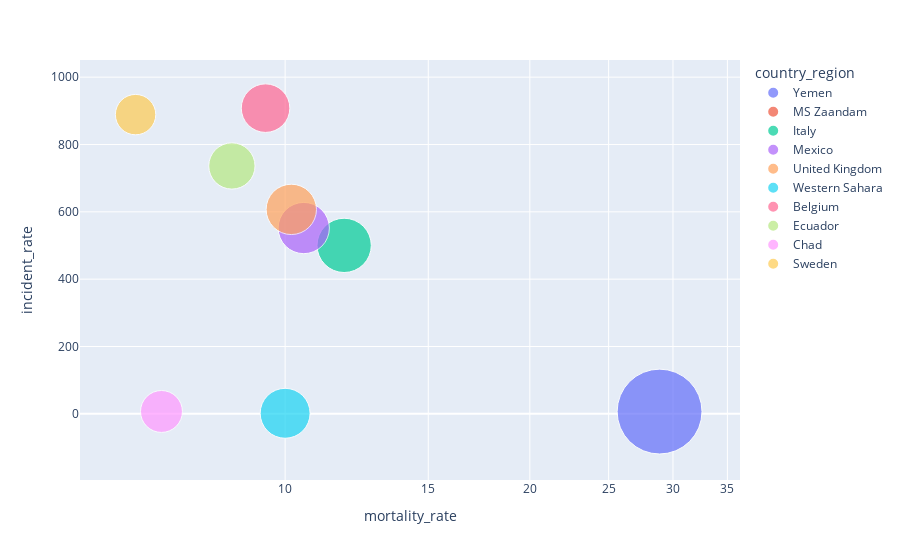

Notebook source saved alongside this figure:
### Code cell
#Mortality Rate
top_10_mortality_rate = country_df.sort_values(by="mortality_rate", ascending=False).head(10)
fig = px.scatter(top_10_mortality_rate, 
                 x="mortality_rate", y="incident_rate",size="mortality_rate", color="country_region",
                 hover_name="country_region", log_x=True, size_max=60)
fig.show()

### Figure 1 — Plotly figure (JSON) as saved in the notebook; plotly's stock layout.template omitted (floating-point values rounded to 4 significant figures)
{"data": [{"hovertemplate": "<b>%{hovertext}</b><br><br>country_region=Yemen<br>mortality_rate=%{marker.size}<br>incident_rate=%{y}<extra></extra>", "hovertext": ["Yemen"], "legendgroup": "Yemen", "marker": {"color": "#636efa", "size": [28.88], "sizemode": "area", "sizeref": 0.008023, "symbol": "circle"}, "mode": "markers", "name": "Yemen", "orientation": "v", "showlegend": true, "type": "scatter", "x": [28.88], "xaxis": "x", "y": [6.803], "yaxis": "y"}, {"hovertemplate": "<b>%{hovertext}</b><br><br>country_region=MS Zaandam<br>mortality_rate=%{marker.size}<br>incident_rate=%{y}<extra></extra>", "hovertext": ["MS Zaandam"], "legendgroup": "MS Zaandam", "marker": {"color": "#EF553B", "size": [22.22], "sizemode": "area", "sizeref": 0.008023, "symbol": "circle"}, "mode": "markers", "name": "MS Zaandam", "orientation": "v", "showlegend": true, "type": "scatter", "x": [22.22], "xaxis": "x", "y": [null], "yaxis": "y"}, {"hovertemplate": "<b>%{hovertext}</b><br><br>country_region=Italy<br>mortality_rate=%{marker.size}<br>incident_rate=%{y}<extra></extra>", "hovertext": ["Italy"], "legendgroup": "Italy", "marker": {"color": "#00cc96", "size": [11.82], "sizemode": "area", "sizeref": 0.008023, "symbol": "circle"}, "mode": "markers", "name": "Italy", "orientation": "v", "showlegend": true, "type": "scatter", "x": [11.82], "xaxis": "x", "y": [500.4], "yaxis": "y"}, {"hovertemplate": "<b>%{hovertext}</b><br><br>country_region=Mexico<br>mortality_rate=%{marker.size}<br>incident_rate=%{y}<extra></extra>", "hovertext": ["Mexico"], "legendgroup": "Mexico", "marker": {"color": "#ab63fa", "size": [10.54], "sizemode": "area", "sizeref": 0.008023, "symbol": "circle"}, "mode": "markers", "name": "Mexico", "orientation": "v", "showlegend": true, "type": "scatter", "x": [10.54], "xaxis": "x", "y": [551.9], "yaxis": "y"}, {"hovertemplate": "<b>%{hovertext}</b><br><br>country_region=United Kingdom<br>mortality_rate=%{marker.size}<br>incident_rate=%{y}<extra></extra>", "hovertext": ["United Kingdom"], "legendgroup": "United Kingdom", "marker": {"color": "#FFA15A", "size": [10.18], "sizemode": "area", "sizeref": 0.008023, "symbol": "circle"}, "mode": "markers", "name": "United Kingdom", "orientation": "v", "showlegend": true, "type": "scatter", "x": [10.18], "xaxis": "x", "y": [607.3], "yaxis": "y"}, {"hovertemplate": "<b>%{hovertext}</b><br><br>country_region=Western Sahara<br>mortality_rate=%{marker.size}<br>incident_rate=%{y}<extra></extra>", "hovertext": ["Western Sahara"], "legendgroup": "Western Sahara", "marker": {"color": "#19d3f3", "size": [10], "sizemode": "area", "sizeref": 0.008023, "symbol": "circle"}, "mode": "markers", "name": "Western Sahara", "orientation": "v", "showlegend": true, "type": "scatter", "x": [10], "xaxis": "x", "y": [1.674], "yaxis": "y"}, {"hovertemplate": "<b>%{hovertext}</b><br><br>country_region=Belgium<br>mortality_rate=%{marker.size}<br>incident_rate=%{y}<extra></extra>", "hovertext": ["Belgium"], "legendgroup": "Belgium", "marker": {"color": "#FF6692", "size": [9.461], "sizemode": "area", "sizeref": 0.008023, "symbol": "circle"}, "mode": "markers", "name": "Belgium", "orientation": "v", "showlegend": true, "type": "scatter", "x": [9.461], "xaxis": "x", "y": [907.9], "yaxis": "y"}, {"hovertemplate": "<b>%{hovertext}</b><br><br>country_region=Ecuador<br>mortality_rate=%{marker.size}<br>incident_rate=%{y}<extra></extra>", "hovertext": ["Ecuador"], "legendgroup": "Ecuador", "marker": {"color": "#B6E880", "size": [8.6], "sizemode": "area", "sizeref": 0.008023, "symbol": "circle"}, "mode": "markers", "name": "Ecuador", "orientation": "v", "showlegend": true, "type": "scatter", "x": [8.6], "xaxis": "x", "y": [736.2], "yaxis": "y"}, {"hovertemplate": "<b>%{hovertext}</b><br><br>country_region=Chad<br>mortality_rate=%{marker.size}<br>incident_rate=%{y}<extra></extra>", "hovertext": ["Chad"], "legendgroup": "Chad", "marker": {"color": "#FF97FF", "size": [7.045], "sizemode": "area", "sizeref": 0.008023, "symbol": "circle"}, "mode": "markers", "name": "Chad", "orientation": "v", "showlegend": true, "type": "scatter", "x": [7.045], "xaxis": "x", "y": [7.086], "yaxis": "y"}, {"hovertemplate": "<b>%{hovertext}</b><br><br>country_region=Sweden<br>mortality_rate=%{marker.size}<br>incident_rate=%{y}<extra></extra>", "hovertext": ["Sweden"], "legendgroup": "Sweden", "marker": {"color": "#FECB52", "size": [6.547], "sizemode": "area", "sizeref": 0.008023, "symbol": "circle"}, "mode": "markers", "name": "Sweden", "orientation": "v", "showlegend": true, "type": "scatter", "x": [6.547], "xaxis": "x", "y": [888.7], "yaxis": "y"}], "layout": {"legend": {"itemsizing": "constant", "title": {"text": "country_region"}, "tracegroupgap": 0}, "margin": {"t": 60}, "xaxis": {"anchor": "y", "domain": [0, 1], "title": {"text": "mortality_rate"}, "type": "log"}, "yaxis": {"anchor": "x", "domain": [0, 1], "title": {"text": "incident_rate"}}}}
